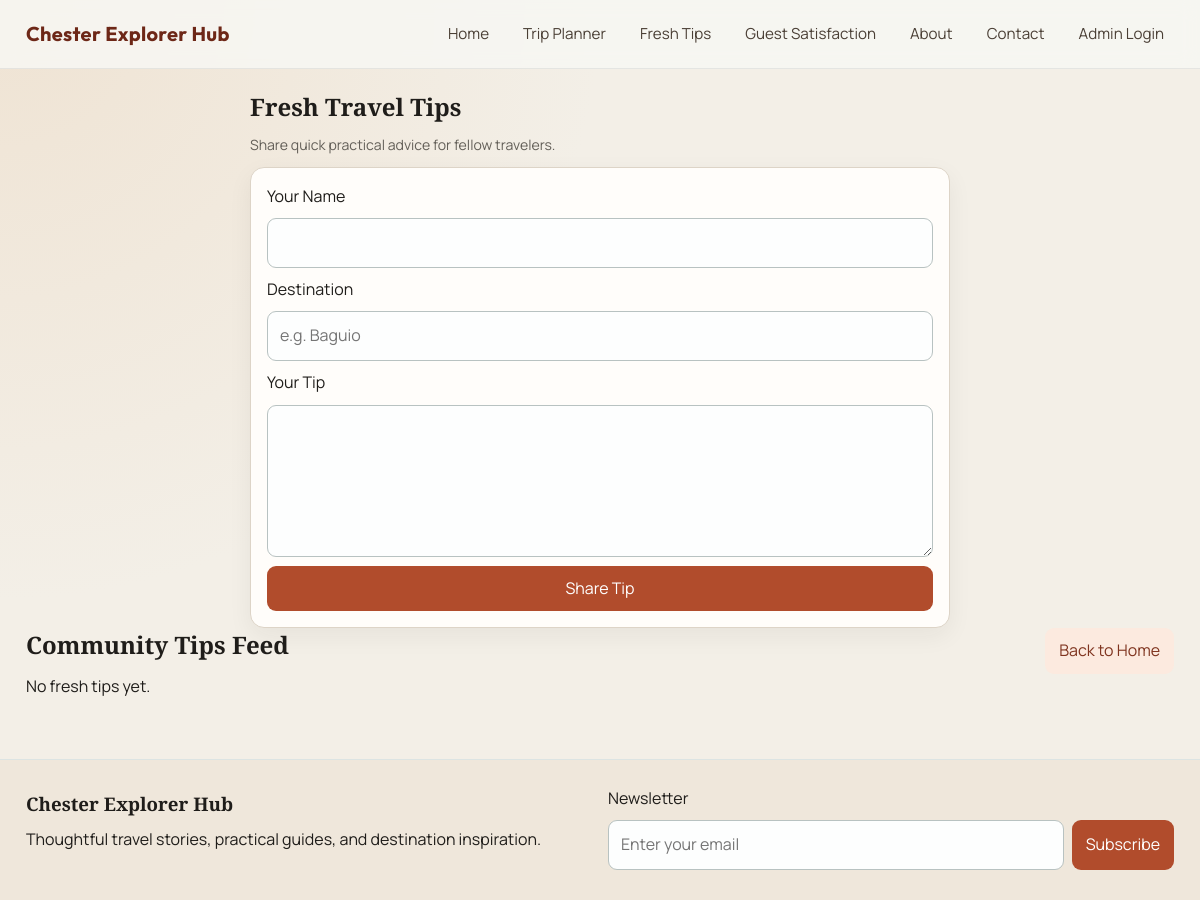
/fresh-travel-tips, run on an earlier commit of the app's database.
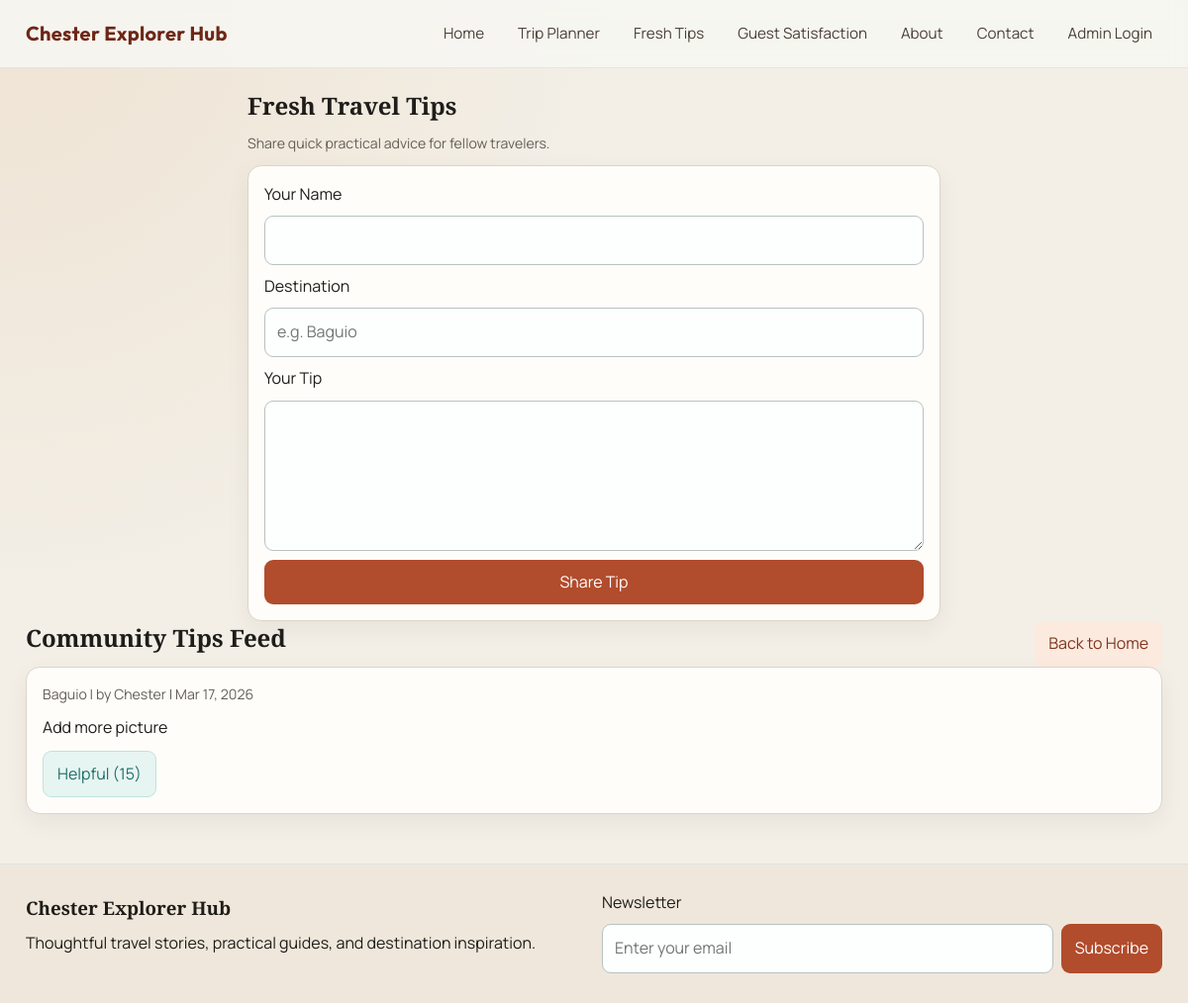
And on a later commit of the database.
### app.py (models this page shows)
class FreshTravelTip(db.Model):
    id = db.Column(db.Integer, primary_key=True)
    author_name = db.Column(db.String(120), nullable=False)
    destination = db.Column(db.String(120), nullable=False)
    tip = db.Column(db.Text, nullable=False)
    likes = db.Column(db.Integer, nullable=False, default=0)
    created_at = db.Column(db.DateTime, nullable=False, default=datetime.utcnow)

### app.py (the view, shortened to what this page needs)
@app.route("/fresh-travel-tips", methods=["GET", "POST"])
def fresh_travel_tips():
    tips = FreshTravelTip.query.order_by(FreshTravelTip.created_at.desc()).all()
    return render_template("fresh_tips.html", tips=tips)

### templates/fresh_tips.html (shortened to what this page needs)
{% extends 'base.html' %}
{% block content %}
<section class="narrow">
    <h1>Fresh Travel Tips</h1>
    <p class="meta">Share quick practical advice for fellow travelers.</p>
    <form method="post" class="form-card">
        <label for="author_name">Your Name</label>
        <input id="author_name" name="author_name" type="text" required>
        <label for="destination">Destination</label>
        <input id="destination" name="destination" type="text" placeholder="e.g. Baguio" required>
        <label for="tip">Your Tip</label>
        <textarea id="tip" name="tip" rows="5" required></textarea>
        <button type="submit">Share Tip</button>
    </form>
</section>
<section>
    <div class="section-head">
        <h2>Community Tips Feed</h2>
        <a href="{{ url_for('home') }}" class="btn-link">Back to Home</a>
    </div>
    <div class="simple-list">
        {% for item in tips %}
            <article class="simple-item">
                <p class="meta">{{ item.destination }} | by {{ item.author_name }} | {{ item.created_at.strftime('%b %d, %Y') }}</p>
                <p>{{ item.tip }}</p>
                <form method="post" action="{{ url_for('like_fresh_tip', tip_id=item.id) }}">
                    <button type="submit" class="ghost-btn">Helpful ({{ item.likes }})</button>
                </form>
            </article>
        {% else %}
            <p>No fresh tips yet.</p>
        {% endfor %}
    </div>
</section>
{% endblock %}

### templates/base.html (shortened to what this page needs)
<!doctype html>
<html lang="en">
<head>
    <link rel="stylesheet" href="{{ url_for('static', filename='style.css') }}">
</head>
<body>
    <header class="site-header">
        <div class="header-inner">
            <a href="{{ url_for('home') }}" class="brand">Chester Explorer Hub</a>
            <nav class="top-nav">
                <a href="{{ url_for('home') }}">Home</a>
                <a href="{{ url_for('trip_planner') }}">Trip Planner</a>
                <a href="{{ url_for('fresh_travel_tips') }}">Fresh Tips</a>
                <a href="{{ url_for('guest_satisfaction') }}">Guest Satisfaction</a>
                <a href="{{ url_for('about') }}">About</a>
                <a href="{{ url_for('contact') }}">Contact</a>
            {% if session.get('is_admin') %}
                <a href="{{ url_for('admin_dashboard') }}">Admin</a>
                <a href="{{ url_for('admin_logout') }}">Logout</a>
            {% else %}
                <a href="{{ url_for('admin_login') }}">Admin Login</a>
            {% endif %}
            </nav>
        </div>
    </header>
    <main class="container">
        {% block content %}{% endblock %}
    </main>
    <footer class="site-footer">
        <div class="footer-inner">
            <div>
                <h3>Chester Explorer Hub</h3>
                <p>Thoughtful travel stories, practical guides, and destination inspiration.</p>
            </div>
            <form action="{{ url_for('subscribe') }}" method="post" class="newsletter-form">
                <label for="newsletter_email">Newsletter</label>
                <div class="newsletter-row">
                    <input type="email" id="newsletter_email" name="email" placeholder="Enter your email" required>
                    <button type="submit">Subscribe</button>
                </div>
            </form>
        </div>
    </footer>
</body>
</html>

### static/style.css (style rules this page uses)
:root { --bg: #f3efe7; --ink: #1f1d1a; --muted: #635f58; --brand: #b14c2c; --brand-dark: #7f341f; --accent: #1f6e69; --card: #fffdfa; --line: #ddd4c7; --shadow: 0 14px 36px rgba(36, 22, 11, 0.1); }
* { box-sizing: border-box; }
html, body { margin: 0; padding: 0; }
body { font-family: "Manrope", sans-serif; color: var(--ink); background: radial-gradient(circle at 0 0, #efe3d3 0, #f3efe7 40%), var(--bg); line-height: 1.6; }
h1, h2, h3, h4 { font-family: "Playfair Display", serif; margin: 0 0 12px; line-height: 1.2; }
p { margin: 0 0 10px; }
a { color: inherit; text-decoration: none; }
.site-header { position: sticky; top: 0; z-index: 20; backdrop-filter: blur(10px); background: rgba(247, 247, 244, 0.84); border-bottom: 1px solid rgba(13, 36, 39, 0.08); }
.header-inner { max-width: 1180px; margin: 0 auto; padding: 14px 16px; display: flex; align-items: center; justify-content: space-between; gap: 18px; }
.brand { font-family: "Outfit", sans-serif; font-size: 1.25rem; font-weight: 700; letter-spacing: 0.3px; color: #6d2717; }
.top-nav { display: flex; gap: 14px; flex-wrap: wrap; }
.top-nav a { font-size: 0.95rem; color: #4a3f35; padding: 8px 10px; border-radius: 8px; transition: background-color 160ms ease; }
.container { max-width: 1180px; margin: 24px auto 50px; padding: 0 16px; }
.card-list, .destination-list, .simple-list, .comment-list { display: grid; gap: 16px; }
.post-card, .destination-card, .simple-item, .comment-item, .form-card, .metric-card, .content-panel, .post-detail { background: var(--card); border: 1px solid var(--line); border-radius: 14px; box-shadow: 0 8px 24px rgba(26, 41, 42, 0.06); }
.post-card-body, .destination-card div, .simple-item, .comment-item, .form-card, .post-detail, .content-panel, .metric-card { padding: 16px; }
.meta { color: var(--muted); font-size: 0.88rem; }
.form-card { display: grid; gap: 9px; }
input, textarea, select { width: 100%; padding: 11px 12px; border-radius: 9px; border: 1px solid #b8c2c1; font: inherit; background: #fdfefe; }
button, .button, .btn-link, .ghost-btn { border: 0; border-radius: 9px; padding: 10px 14px; cursor: pointer; font: inherit; display: inline-block; transition: transform 140ms ease, background-color 140ms ease; }
button, .button { background: var(--brand); color: white; }
.btn-link { background: #fceadf; color: #7f341f; }
.ghost-btn { background: #e7f5f2; color: #1f6e69; border: 1px solid #bfe3dd; }
.narrow { max-width: 700px; margin: 0 auto; }
.section-head { display: flex; justify-content: space-between; align-items: center; gap: 8px; flex-wrap: wrap; }
.site-footer { border-top: 1px solid #dce4e3; background: #efe7db; }
.footer-inner { max-width: 1180px; margin: 0 auto; padding: 26px 16px 30px; display: grid; grid-template-columns: 1fr 1fr; gap: 16px; align-items: center; }
.newsletter-form { display: grid; gap: 8px; }
.newsletter-row { display: grid; grid-template-columns: 1fr auto; gap: 8px; }

What changed in the data, as far as the page shows it:
added FreshTravelTip: destination "Baguio", author_name "Chester", created_at "Mar 17, 2026", tip "Add more picture", likes "15"
Also different on the page:
text no longer shown: "No fresh tips yet."
